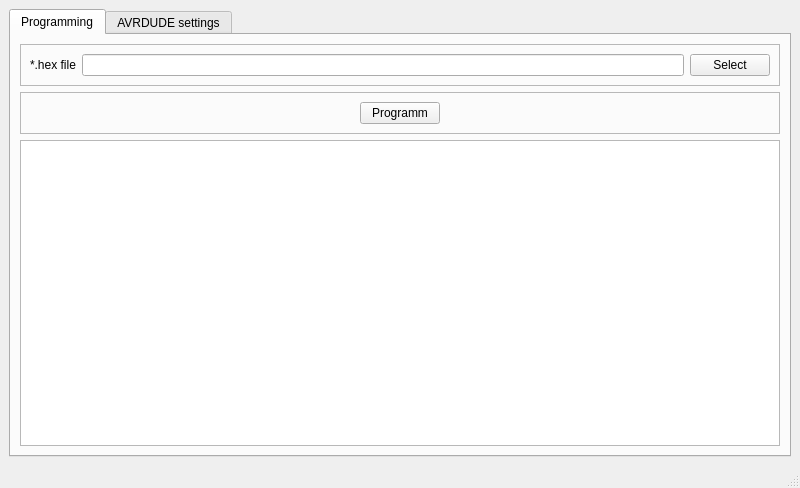
<?xml version="1.0" encoding="UTF-8"?>
<ui version="4.0">
 <class>MainWindow</class>
 <widget class="QMainWindow" name="MainWindow">
  <property name="geometry">
   <rect>
    <x>0</x>
    <y>0</y>
    <width>800</width>
    <height>488</height>
   </rect>
  </property>
  <property name="minimumSize">
   <size>
    <width>500</width>
    <height>300</height>
   </size>
  </property>
  <property name="windowTitle">
   <string>AVR Flasher</string>
  </property>
  <widget class="QWidget" name="centralwidget">
   <layout class="QVBoxLayout" name="verticalLayout">
    <item>
     <widget class="QTabWidget" name="tabWidget">
      <property name="currentIndex">
       <number>0</number>
      </property>
      <widget class="QWidget" name="tab">
       <attribute name="title">
        <string>Programming</string>
       </attribute>
       <layout class="QVBoxLayout" name="verticalLayout_2">
        <item>
         <widget class="QFrame" name="frame">
          <property name="frameShape">
           <enum>QFrame::StyledPanel</enum>
          </property>
          <property name="frameShadow">
           <enum>QFrame::Raised</enum>
          </property>
          <layout class="QHBoxLayout" name="horizontalLayout_2">
           <item>
            <widget class="QLabel" name="label">
             <property name="text">
              <string>*.hex file</string>
             </property>
            </widget>
           </item>
           <item>
            <widget class="QLineEdit" name="hexFile"/>
           </item>
           <item>
            <widget class="QPushButton" name="selectAVRdude">
             <property name="text">
              <string>Select</string>
             </property>
            </widget>
           </item>
          </layout>
         </widget>
        </item>
        <item>
         <widget class="QFrame" name="frame_2">
          <property name="frameShape">
           <enum>QFrame::StyledPanel</enum>
          </property>
          <property name="frameShadow">
           <enum>QFrame::Raised</enum>
          </property>
          <layout class="QHBoxLayout" name="horizontalLayout">
           <item>
            <spacer name="horizontalSpacer">
             <property name="orientation">
              <enum>Qt::Horizontal</enum>
             </property>
             <property name="sizeHint" stdset="0">
              <size>
               <width>307</width>
               <height>20</height>
              </size>
             </property>
            </spacer>
           </item>
           <item>
            <widget class="QPushButton" name="programmButton">
             <property name="text">
              <string>Programm</string>
             </property>
            </widget>
           </item>
           <item>
            <spacer name="horizontalSpacer_2">
             <property name="orientation">
              <enum>Qt::Horizontal</enum>
             </property>
             <property name="sizeHint" stdset="0">
              <size>
               <width>306</width>
               <height>20</height>
              </size>
             </property>
            </spacer>
           </item>
          </layout>
         </widget>
        </item>
        <item>
         <widget class="QPlainTextEdit" name="textLog"/>
        </item>
       </layout>
      </widget>
      <widget class="QWidget" name="tab_2">
       <attribute name="title">
        <string>AVRDUDE settings</string>
       </attribute>
       <layout class="QVBoxLayout" name="verticalLayout_3">
        <item>
         <widget class="QGroupBox" name="groupBox">
          <property name="title">
           <string>AVRDUDE location</string>
          </property>
          <layout class="QVBoxLayout" name="verticalLayout_5">
           <item>
            <widget class="QFrame" name="frame_6">
             <property name="minimumSize">
              <size>
               <width>0</width>
               <height>50</height>
              </size>
             </property>
             <property name="frameShape">
              <enum>QFrame::StyledPanel</enum>
             </property>
             <property name="frameShadow">
              <enum>QFrame::Raised</enum>
             </property>
             <layout class="QHBoxLayout" name="horizontalLayout_4">
              <item>
               <widget class="QLabel" name="label_2">
                <property name="text">
                 <string>Exec</string>
                </property>
               </widget>
              </item>
              <item>
               <widget class="QTextEdit" name="avrdudeEXE"/>
              </item>
              <item>
               <widget class="QPushButton" name="selectAvrdude">
                <property name="text">
                 <string>Select</string>
                </property>
               </widget>
              </item>
             </layout>
            </widget>
           </item>
           <item>
            <widget class="QFrame" name="frame_4">
             <property name="minimumSize">
              <size>
               <width>0</width>
               <height>50</height>
              </size>
             </property>
             <property name="frameShape">
              <enum>QFrame::StyledPanel</enum>
             </property>
             <property name="frameShadow">
              <enum>QFrame::Raised</enum>
             </property>
             <layout class="QHBoxLayout" name="horizontalLayout_5">
              <item>
               <widget class="QLabel" name="label_3">
                <property name="text">
                 <string>Conf</string>
                </property>
               </widget>
              </item>
              <item>
               <widget class="QTextEdit" name="avrdudeConf"/>
              </item>
              <item>
               <widget class="QPushButton" name="selectAvrdudeConf">
                <property name="text">
                 <string>Select</string>
                </property>
               </widget>
              </item>
             </layout>
            </widget>
           </item>
          </layout>
         </widget>
        </item>
        <item>
         <widget class="QGroupBox" name="groupBox_2">
          <property name="title">
           <string>Parameters</string>
          </property>
          <layout class="QVBoxLayout" name="verticalLayout_4">
           <item>
            <widget class="QTextEdit" name="avrdudeParams"/>
           </item>
          </layout>
         </widget>
        </item>
        <item>
         <widget class="QFrame" name="frame_5">
          <property name="frameShape">
           <enum>QFrame::StyledPanel</enum>
          </property>
          <property name="frameShadow">
           <enum>QFrame::Raised</enum>
          </property>
          <layout class="QHBoxLayout" name="horizontalLayout_3">
           <item>
            <widget class="QPushButton" name="loadDefSetWin">
             <property name="text">
              <string>Load Windows default</string>
             </property>
            </widget>
           </item>
           <item>
            <widget class="QPushButton" name="loadDefSetLin">
             <property name="text">
              <string>Load Linux default</string>
             </property>
            </widget>
           </item>
           <item>
            <spacer name="horizontalSpacer_3">
             <property name="orientation">
              <enum>Qt::Horizontal</enum>
             </property>
             <property name="sizeHint" stdset="0">
              <size>
               <width>176</width>
               <height>20</height>
              </size>
             </property>
            </spacer>
           </item>
           <item>
            <widget class="QPushButton" name="saveSettings">
             <property name="text">
              <string>Save</string>
             </property>
            </widget>
           </item>
           <item>
            <spacer name="horizontalSpacer_4">
             <property name="orientation">
              <enum>Qt::Horizontal</enum>
             </property>
             <property name="sizeHint" stdset="0">
              <size>
               <width>176</width>
               <height>20</height>
              </size>
             </property>
            </spacer>
           </item>
          </layout>
         </widget>
        </item>
        <item>
         <spacer name="verticalSpacer_2">
          <property name="orientation">
           <enum>Qt::Vertical</enum>
          </property>
          <property name="sizeHint" stdset="0">
           <size>
            <width>20</width>
            <height>40</height>
           </size>
          </property>
         </spacer>
        </item>
        <item>
         <spacer name="verticalSpacer">
          <property name="orientation">
           <enum>Qt::Vertical</enum>
          </property>
          <property name="sizeHint" stdset="0">
           <size>
            <width>20</width>
            <height>17</height>
           </size>
          </property>
         </spacer>
        </item>
       </layout>
      </widget>
     </widget>
    </item>
   </layout>
  </widget>
  <widget class="QMenuBar" name="menubar">
   <property name="geometry">
    <rect>
     <x>0</x>
     <y>0</y>
     <width>800</width>
     <height>26</height>
    </rect>
   </property>
  </widget>
  <widget class="QStatusBar" name="statusbar"/>
 </widget>
 <resources/>
 <connections/>
</ui>
